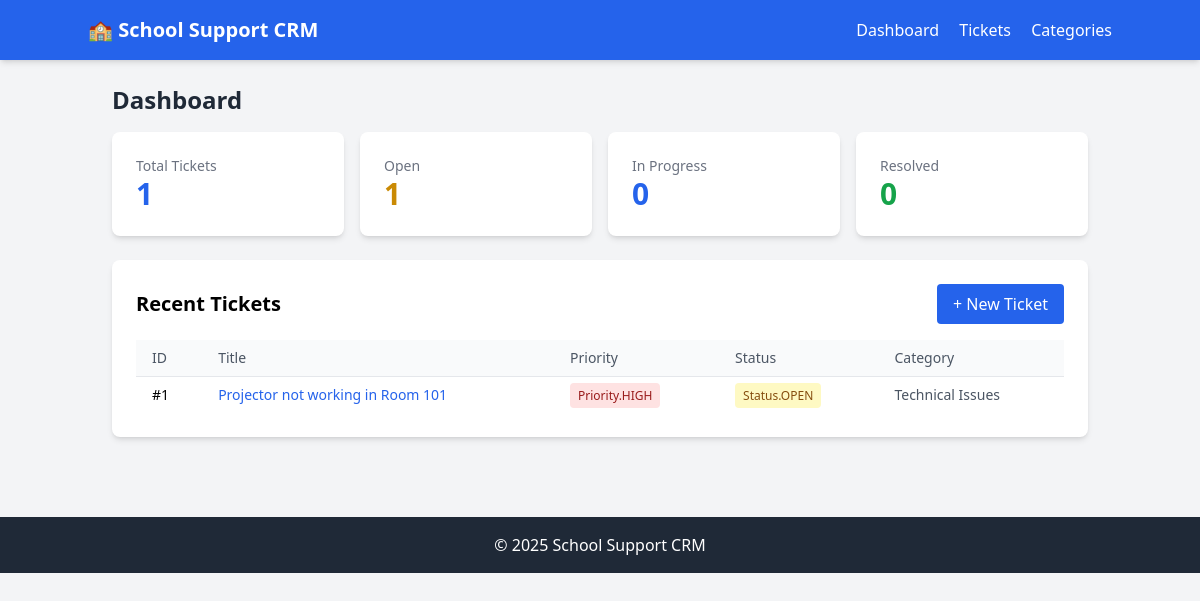
Before: / with the older database file.
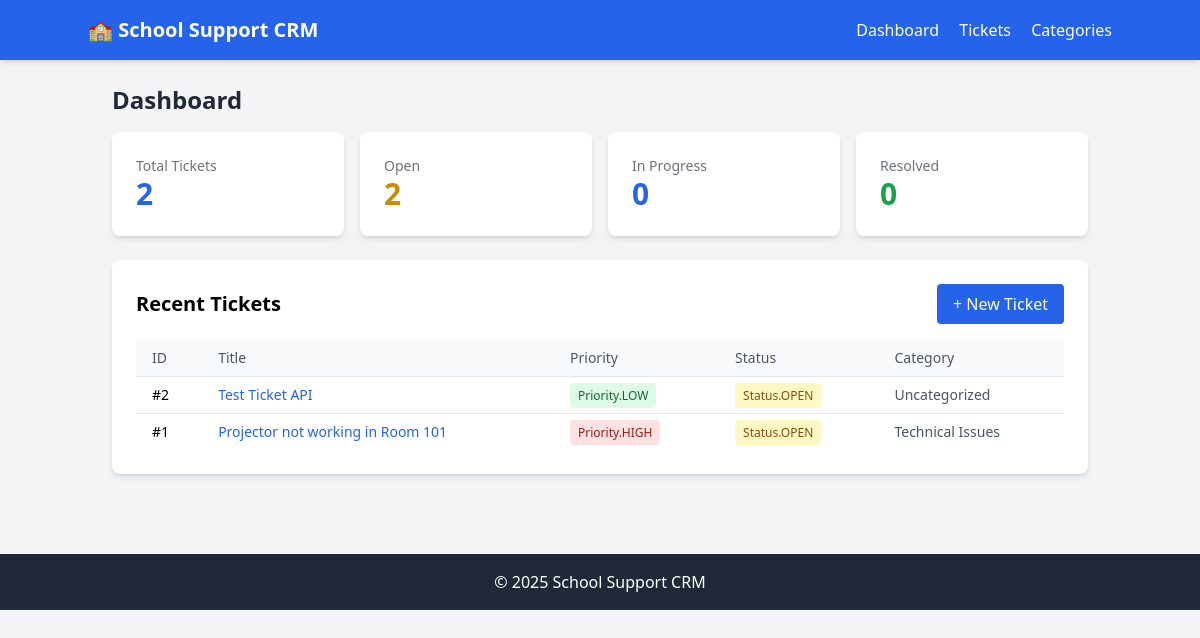
After: the same page with the newer database file.
### app/models/db.py (models this page shows)
class Ticket(SQLModel, table=True):
    id: Optional[int] = Field(default=None, primary_key=True)
    title: str
    description: str
    priority: Priority = Field(default=Priority.MEDIUM)
    status: Status = Field(default=Status.OPEN)
    author_id: int = Field(foreign_key="user.id")
    category_id: Optional[int] = Field(default=None, foreign_key="category.id")
    created_at: datetime = Field(default_factory=datetime.utcnow)
    updated_at: datetime = Field(default_factory=datetime.utcnow)
    author: User = Relationship(back_populates="tickets")
    category: Optional[Category] = Relationship(back_populates="tickets")
    comments: List["Comment"] = Relationship(back_populates="ticket")

class Category(SQLModel, table=True):
    id: Optional[int] = Field(default=None, primary_key=True)
    name: str
    description: Optional[str] = None
    tickets: List["Ticket"] = Relationship(back_populates="category")

### main.py (the view)
@app.get("/", response_class=HTMLResponse)
async def dashboard(request: Request, session: Session = Depends(get_session)):
    all_tickets = session.exec(select(Ticket)).all()
    stats = {
        "total": len(all_tickets),
        "open": len([t for t in all_tickets if t.status == Status.OPEN]),
        "in_progress": len([t for t in all_tickets if t.status == Status.IN_PROGRESS]),
        "resolved": len([t for t in all_tickets if t.status == Status.RESOLVED])
    }
    recent_tickets = session.exec(
        select(Ticket).order_by(Ticket.created_at.desc()).limit(10)
    ).all()
    return templates.TemplateResponse("index.html", {
        "request": request,
        "stats": stats,
        "recent_tickets": recent_tickets
    })

### app/templates/index.html (shortened to what this page needs)
{% extends "base.html" %}
{% block content %}
<div class="mb-6">
    <h2 class="text-2xl font-bold text-gray-800 mb-4">Dashboard</h2>
    <div class="grid grid-cols-1 md:grid-cols-4 gap-4 mb-6">
        <div class="bg-white p-6 rounded-lg shadow-md">
            <h3 class="text-gray-500 text-sm">Total Tickets</h3>
            <p class="text-3xl font-bold text-blue-600">{{ stats.total }}</p>
        </div>
        <div class="bg-white p-6 rounded-lg shadow-md">
            <h3 class="text-gray-500 text-sm">Open</h3>
            <p class="text-3xl font-bold text-yellow-600">{{ stats.open }}</p>
        </div>
        <div class="bg-white p-6 rounded-lg shadow-md">
            <h3 class="text-gray-500 text-sm">In Progress</h3>
            <p class="text-3xl font-bold text-blue-600">{{ stats.in_progress }}</p>
        </div>
        <div class="bg-white p-6 rounded-lg shadow-md">
            <h3 class="text-gray-500 text-sm">Resolved</h3>
            <p class="text-3xl font-bold text-green-600">{{ stats.resolved }}</p>
        </div>
    </div>
    <div class="bg-white rounded-lg shadow-md p-6">
        <div class="flex justify-between items-center mb-4">
            <h3 class="text-xl font-semibold">Recent Tickets</h3>
            <a href="/tickets/new" class="bg-blue-600 text-white px-4 py-2 rounded hover:bg-blue-700">+ New Ticket</a>
        </div>
        <div class="overflow-x-auto">
            <table class="min-w-full">
                <thead>
                    <tr class="bg-gray-50">
                        <th class="px-4 py-2 text-left text-sm font-medium text-gray-600">ID</th>
                        <th class="px-4 py-2 text-left text-sm font-medium text-gray-600">Title</th>
                        <th class="px-4 py-2 text-left text-sm font-medium text-gray-600">Priority</th>
                        <th class="px-4 py-2 text-left text-sm font-medium text-gray-600">Status</th>
                        <th class="px-4 py-2 text-left text-sm font-medium text-gray-600">Category</th>
                    </tr>
                </thead>
                <tbody>
                    {% for ticket in recent_tickets %}
                    <tr class="border-t hover:bg-gray-50">
                        <td class="px-4 py-2 text-sm">#{{ ticket.id }}</td>
                        <td class="px-4 py-2 text-sm">
                            <a href="/tickets/{{ ticket.id }}" class="text-blue-600 hover:underline">{{ ticket.title }}</a>
                        </td>
                        <td class="px-4 py-2 text-sm">
                            <span class="px-2 py-1 rounded text-xs
                                {% if ticket.priority == 'high' %}bg-red-100 text-red-800
                                {% elif ticket.priority == 'medium' %}bg-yellow-100 text-yellow-800
                                {% else %}bg-green-100 text-green-800{% endif %}">
                                {{ ticket.priority }}
                            </span>
                        </td>
                        <td class="px-4 py-2 text-sm">
                            <span class="px-2 py-1 rounded text-xs
                                {% if ticket.status == 'open' %}bg-yellow-100 text-yellow-800
                                {% elif ticket.status == 'in_progress' %}bg-blue-100 text-blue-800
                                {% elif ticket.status == 'resolved' %}bg-green-100 text-green-800
                                {% else %}bg-gray-100 text-gray-800{% endif %}">
                                {{ ticket.status }}
                            </span>
                        </td>
                        <td class="px-4 py-2 text-sm text-gray-600">
                            {{ ticket.category.name if ticket.category else 'Uncategorized' }}
                        </td>
                    </tr>
                    {% endfor %}
                </tbody>
            </table>
        </div>
    </div>
</div>
{% endblock %}

Changed rows visible on the page:
added Ticket: id "2", title "Test Ticket API", priority "Priority.LOW", status "Status.OPEN", category "Uncategorized"
Other visible differences:
{{ stats.total }}: "1" → "2"
{{ stats.open }}: "1" → "2"
